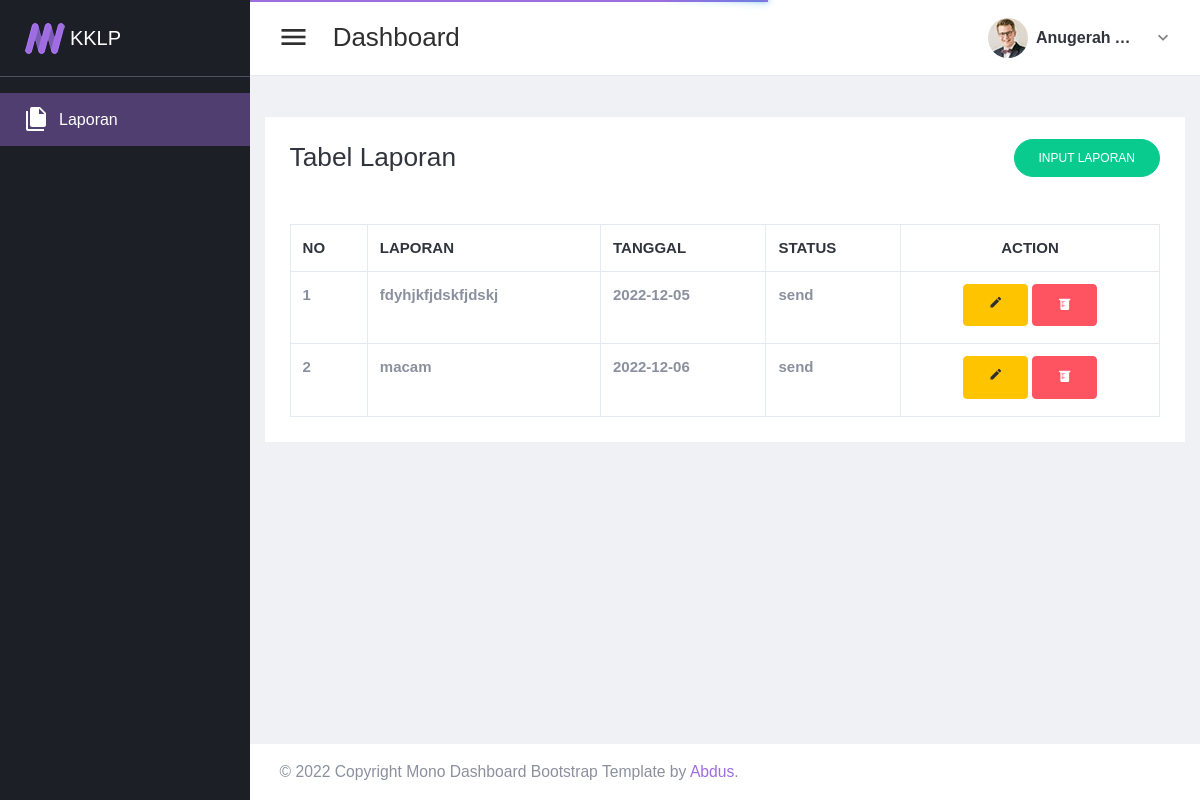
The app's page /mhs/index.php?pesan=welcome (signed in) with its own data.
### tables this page shows
CREATE TABLE `lprn` (
  `id_laporan` int(11) NOT NULL,
  `id_mahasiswa` int(11) NOT NULL,
  `isi` text NOT NULL,
  `tgl` date NOT NULL,
  `status` enum('konfirm','send') NOT NULL
);

### mhs/index.php (the view, shortened to what this page needs)
<?php
  include '../koneksi.php';
?>
<!DOCTYPE html>
<html lang="en" dir="ltr">
  <head>
  <link href="../plugins/material/css/materialdesignicons.min.css" rel="stylesheet" />
  <link href="../plugins/simplebar/simplebar.css" rel="stylesheet" />
  <link href="../plugins/nprogress/nprogress.css" rel="stylesheet" />
  <link href="../plugins/DataTables/DataTables-1.10.18/css/jquery.dataTables.min.css" rel="stylesheet" />
  <link href="../plugins/jvectormap/jquery-jvectormap-2.0.3.css" rel="stylesheet" />
  <link href="../plugins/daterangepicker/daterangepicker.css" rel="stylesheet" />
  <link href="../https://cdn.quilljs.com/1.3.6/quill.snow.css" rel="stylesheet">
  <link href="../plugins/toaster/toastr.min.css" rel="stylesheet" />
  <link id="main-css-href" rel="stylesheet" href="../css/style.css" />
</head>
  <body class="navbar-fixed sidebar-fixed" id="body">
    <div class="wrapper">
        <aside class="left-sidebar sidebar-dark" id="left-sidebar">
          <div id="sidebar" class="sidebar sidebar-with-footer">
            <div class="app-brand">
              <a href="/index.html">
                <img src="../images/logo.png" alt="Mono">
                <span class="brand-name">KKLP</span>
              </a>
            </div>
            <div class="sidebar-left" data-simplebar style="height: 100%;">
              <ul class="nav sidebar-inner" id="sidebar-menu">
                  <li class="active">
                    <a class="sidenav-item-link" href="index.php">
                      <i class="mdi mdi-file-multiple"></i>
                      <span class="nav-text">Laporan</span>
                    </a>
                  </li>
              </ul>
          </div>
        </aside>
      <div class="page-wrapper">
          <header class="main-header" id="header">
            <nav class="navbar navbar-expand-lg navbar-light" id="navbar">
              <button id="sidebar-toggler" class="sidebar-toggle">
              </button>
              <span class="page-title">dashboard</span>
              <div class="navbar-right ">
                <ul class="nav navbar-nav">
                  <li class="dropdown user-menu">
                    <button class="dropdown-toggle nav-link" data-toggle="dropdown">
                      <img src="../images/user/user-xs-01.jpg" class="user-image rounded-circle" alt="User Image" />
                      <span class="d-none d-lg-inline-block"><?php echo $_SESSION['username']; ?></span>
                    </button>
                  </li>
                </ul>
              </div>
            </nav>
          </header>
        <div class="content-wrapper">
          <div class="content">
                <div class="row" style="background-color:white;">
                    <table style="width: 100%;">
                        <tr>
                            <td>
                                <h3 class="m-5">Tabel Laporan</h3>
                            </td>
                            <td align="right">
                                <button type="button" class="btn mr-5 btn-sm btn-success btn-pill" data-toggle="modal" data-target="#exampleModalLong">
                                    Input Laporan
                                </button>
                            </td>
                        </tr>
                    </table>
                    <table class="table table-bordered m-5">
                    <thead>
                        <tr>
                        <th scope="col">No</th>
                        <th scope="col">Laporan</th>
                        <th scope="col">Tanggal</th>
                        <th scope="col">Status</th>
                        <th class="text-center">Action</th>
                        </tr>
                    </thead>
                    <tbody>
                      <?php
                          $no=1;
                          $laporan = mysqli_query($koneksi,"SELECT * FROM lprn WHERE id_mahasiswa = ".$_SESSION['id']." ORDER BY id_laporan DESC");
                          while($data = mysqli_fetch_array($laporan)): ?>
                        <tr>
                        <th scope="col"><?= $no++; ?></th>
                        <th scope="col"><?= $data['isi']; ?></th>
                        <th scope="col"><?= $data['tgl']; ?></th>
                        <th scope="col"><?= $data['status']; ?></th>
                        <th class="text-center">
                        <a href="edit.php?id=<?= $data['id_laporan'];?>" class="btn btn-warning mb-1"><i class="mdi mdi-border-color"></i></a>
                          <a href="index.php?pesan=hapus&&id=<?= $data['id_laporan'];?>" onclick="return confirm('yakin ingin hapus data?')" class="btn btn-danger mb-1"><i class="mdi mdi-beaker"></i></a>
                        </th>
                        </tr>
                        <?php endwhile;?>
                    </tbody>
                    </table>
                  </div>
        </div>
        </div>
          <footer class="footer mt-auto">
            <div class="copyright bg-white">
              <p>
                &copy; <span id="copy-year"></span> Copyright Mono Dashboard Bootstrap Template by <a class="text-primary" href="http://www.iamabdus.com/" target="_blank" >Abdus</a>.
              </p>
            </div>
          </footer>
      </div>
    </div>
  </body>
</html>

### records on screen
lprn: isi "fdyhjkfjdskfjdskj", tgl "2022-12-05", status "send"
lprn: isi "macam", tgl "2022-12-06", status "send"

### other values on screen
$_SESSION['username'] "Anugerah…"
